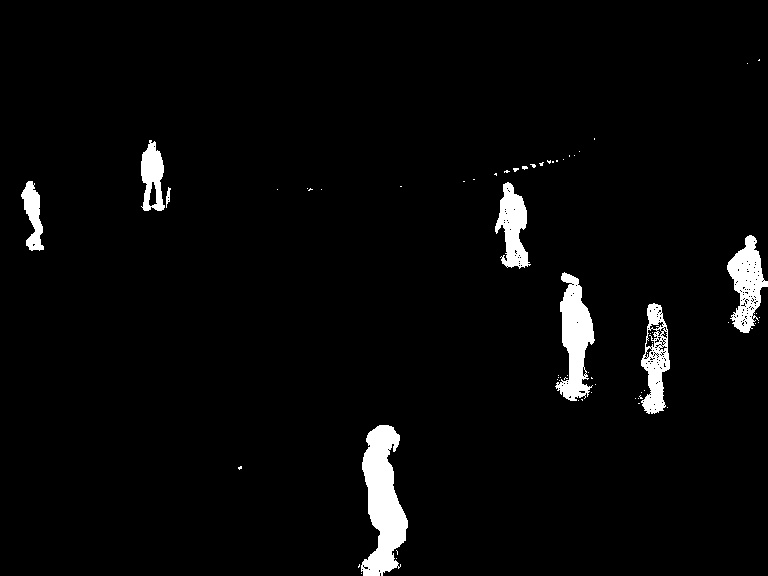
#> input picture test613.jpg, 768 x 576 px
$ python testPerson.py
#> lines starting #> are read from the running program, lines starting #| are printed output that depends on the picture
### person.py
import numpy as np
import json
import cv2
import csv
from random import randint
from scipy import ndimage
import matplotlib.pyplot as plt

class Person():
    def __init__(self, box, frame, mask=None):
        self.box = box
        self.frame = frame
        self.mask = mask
        self.headCroppedCoord = None
        self.headCroppedMask = None
        self.hBox = None
        self.headCenter= None
        self.neckCenter= None
        self.right = None       # Bras "Droit"
        self.rightLen = None    # Longueur bras droit
        self.thetaR= None       # Angle associé au bras droit
        self.left = None        # Bras "Gauche"
        self.leftLen = None     # Longueur bras gauche
        self.thetaL= None       # Angle associé au bras gauche
        self.id = None
        self.jsonFILENAME = None

    def __str__(self):
        return f"""hBox:{self.hBox} \nheadCenter:{self.headCenter} \nneckCenter:{self.neckCenter} \nthetaL:{self.thetaL} \n"""

    def setJsonFilename(self, filename):
        self.jsonFILENAME = filename

    def setBox(self, box):
        self.box = box

    def setHBox(self):
        x, y, w, h = self.box
        # On obtient les boites h1,h2,h3:
        self.hBox = divideBoundingBox(x, y, w, h)

    def displayBox(self, size=2, color=(0, 255, 0), nbBox=3):
        boxList=self.hBox
        if nbBox == 3:
            x, y, w, h = self.box
            cv2.putText(self.frame,f"id:{self.getId()}",(x,int(y+3*h)),cv2.FONT_HERSHEY_COMPLEX_SMALL, 0.5,(0,255,255), 1)
            cv2.rectangle(self.frame, (x, y), (x+w, y+h), color, size)
        else:
            for box in boxList:
                x, y, w, h = box
                cv2.rectangle(self.frame, (x, y), (x+w, y+h), color, size)
            cv2.putText(self.frame,f"id:{self.getId()}",(x,y+h),cv2.FONT_HERSHEY_COMPLEX_SMALL, 0.5,(0,255,255), 1)
        return None

    # [177 lines left out: functions autoSetHead, autoSetNeck, autoSetArms, setHead, not called in this run]


    def setHeadNeckAndArms(self):
        return None
        # TODO modifier cette fonction pour qu'elle s'adapte au cas avec et sans YOLO
        H1 = self.getHbox(0)
        x,y,w,h = H1


        if len(self.mask.shape) == 2: # Avec le mask de YOLOseg
            croppedFrame = self.frame[y:y+h, x:x+w]

        if self.mask is None:
            croppedFrame = self.frame[y:y+h, x:x+w]
            croppedFrame2 = self.frame[y:y+(int(1.25*h)), x:x+w]
            hx,hy,hw,hh = x, y, w, int(h*0.65)
            hCroppedFrame = self.frame[hy:hy+hh, hx:hx+hw]
            xlen, ylen, _ =np.shape(croppedFrame2)
        else:
            croppedFrame2 = self.mask[y:y+(int(1.25*h)), x:x+w]
            hx,hy,hw,hh = x, y, w, int(h*0.65)
            hCroppedFrame = self.mask[hy:hy+hh, hx:hx+hw]
            xlen, ylen =np.shape(croppedFrame2)
        # On calcul la projection du nb de pixel sur y

        hxlen, hylen = np.shape(hCroppedFrame)

        yprojection = np.zeros(ylen)
        color=0
        for idx in range(xlen):
            for idy in range(ylen):
                if (croppedFrame2[idx][idy] == np.array([255, 255, 255])).any():
                    yprojection[idy]+=1
                    color = 1
                else:
                    color = 0

        miny,maxy = None,None

        # CALCULS POUR LA TETE
        lowerb = np.array(0, np.uint8)
        upperb = np.array(255, np.uint8)
        # [7 lines of commented-out code are left out]

        if len(hCroppedFrame) < 1:
            print("error")
            return None

        try:
            hFrame = cv2.inRange(hCroppedFrame, lowerb, upperb)
        except:
            print("error ??!!")
            return None
        blobs = hFrame > 100
        labels, nlabels = ndimage.label(blobs)
        # find the center of mass of each label
        t = ndimage.center_of_mass(hFrame, labels, np.arange(nlabels) + 1 )
        # calc sum of each label, this gives the number of pixels belonging to the blob
        s  =ndimage.sum(blobs, labels,  np.arange(nlabels) + 1 )
        cx, cy = t[s.argmax()]  # notation of output (y,x)
        center0 = int(cx), int(cy)
        if center0 is not None:
            cv2.circle(hCroppedFrame, (center0[1],center0[0]), 2, 100 , 2)
            # cv2.imshow("cf", hCroppedFrame) DEGUG

            self.headCenter = x+center0[1], y+center0[0]
            cv2.circle(self.frame, (self.headCenter), 2, (0, 255, 0), 2)

        if yprojection is None :
            return None

        # CALCULS POUR LE COU
        if self.headCenter is not None:
            # NOTE la valeur 1.18 est completement arbitraire et
            # à modifier avec l'expérience, je pense qu'il faudrait utiliser une
            # projection sur les x de maniere similaire à celle sur les y puis
            # identifier le minimum pour obtenir la seconde coordonnée du cou

            # neckCenter = (self.headCenter[0]+ sigma*int(self.headCenter[0]*0.02), 400+ int(maxy))
            neckCenter = x+np.argmax(yprojection), int(self.headCenter[1]*1.03)
            # neckCenter = 27,30
            nx, ny = neckCenter

            cv2.circle(self.frame, (nx, ny), 2, (0,0,255), 2)
            self.neckCenter = neckCenter

        # CALCULS POUR L'ORIENTATION DES BRAS

        # déterminer de quel coté sont les bras

        gauche, droit = np.split(yprojection, [np.argmax(yprojection)])

        # TODO mettre ca au propre c'est le bazar !
        if len(gauche) == 0:
            return None


        minDroit = np.argmin(droit)
        minGauche = len(gauche)-np.argmin(np.flip(gauche))
        # print(f"minG: {minGauche}, mind: {minDroit}")
        miny = minDroit if abs((np.argmax(yprojection)-minDroit)) > abs((np.argmax(yprojection)-minGauche)) else minGauche
        miny = minDroit + x + len(gauche)
        y1 = self.getY(miny)
        x2 = minGauche + x
        y2 = self.getY(x2)
        cv2.circle(self.frame, (x2, y2), 2, (255,0,255), 2)
        cv2.line(self.frame, (miny, y1) , self.neckCenter, (0, 0, 255), 3)
        if miny is not None and self.neckCenter is not None:
            theta = 0
            x2,y2=self.neckCenter
            if y2 != miny:
                theta =  np.arctan(x2/(abs(y2-miny)))
            self.theta = theta

        return None

    def setId(self, id):
        self.id = id
        return None

    def getBox(self):
        return self.box

    def getHbox(self, n):
        assert (n >= 0 and n < 3), "il n y'a que 3 boites"
        return self.hBox[n]

    # [11 lines left out: function getY, not called in this run]

    def getId(self):
        return self.id

    # [4 lines left out: function getMesure, not called in this run]


class Track():
    # TODO
    # implementer un calcul de l'estimation de l'erreur
    # Root Mean Squared Error (RMSE)
    #
    # [74 lines left out: functions __init__, prediction, update, not called in this run]

    def printing(self):
        print(self.state)


def divideBoundingBox(x, y, w, h):
    boxHeight = (h//3)
    boxes = ((x,y, w, boxHeight), (x,y+boxHeight, w, boxHeight), (x,y+(2*boxHeight), w, boxHeight))
    return boxes

# [133 lines left out: functions imagify, findBottom, isValid, findTip, distance, not called in this run]


# [4 lines that do not run on import are left out]

### testPerson.py
import cv2
import person
import matplotlib.pyplot as plt

img = cv2.imread("test613.jpg")
#> img is the input picture: shape (576, 768, 3); min 0, max 255, mean 8.6

for i in range(8):
    # r = cv2.selectROI("select the area", img)
    cv2.destroyAllWindows()
    # r = (490, 179, 50, 99)
    r = (350, 422, 67, 153)
    detected=person.Person(r, img)
    detected.setHBox()

    detected.setHeadNeckAndArms()
    detected.displayBox(nbBox=0)
    print(str(detected))

    cv2.imshow("img",img)
    cv2.waitKey(0)
    cv2.destroyAllWindows()
#> this loop made 8 passes
#> (printed output is left out)
#> pass 1, `cv2.imshow("img",img)`:
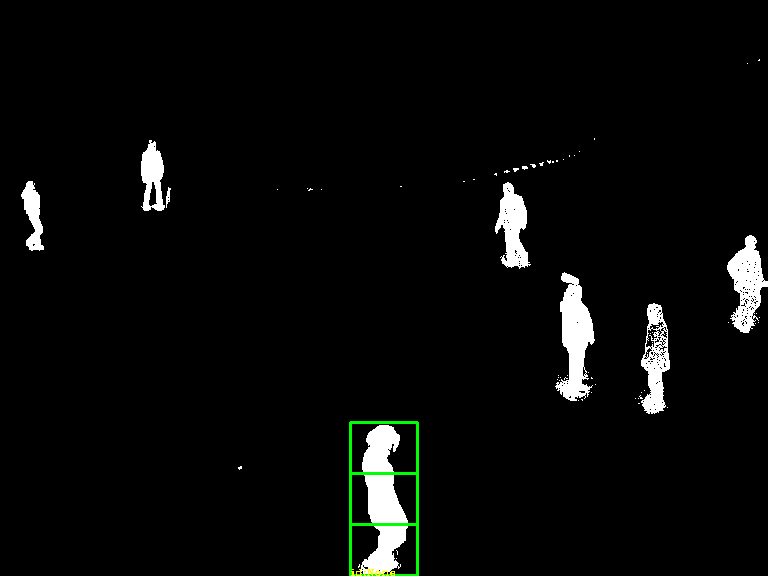
#> window 'img': shape (576, 768, 3); mean B, G, R 8.4, 9.4, 8.5
